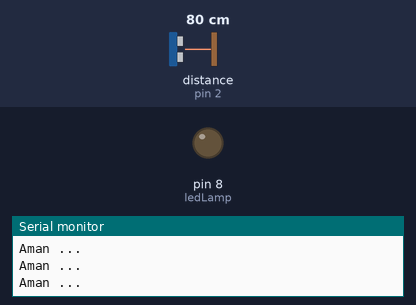
A sketch run on a simulated Arduino Uno, built with avr-gcc and run on an emulated ATmega328P. Shown: output pins drawn as LEDs (lit = HIGH), the last lines printed to the serial monitor. Wiring (inferred from the names in the program): ultrasonic range finder: trigger pin 3; echo pin 2. Dashed ring = blinking. The inputs (shaded band) are chosen by the test bench; at power-on: distance to the obstacle (sensor on pin 2) 80 cm. The echo pulse lasts 58.3 µs per cm; pins used as bus, display or sensor lines are not drawn.

Above: at 1.3 s.
1.4 s: distance to the obstacle (sensor on pin 2) set to 23 cm
2.9 s: distance to the obstacle (sensor on pin 2) set to 19 cm
At 3.4 s:
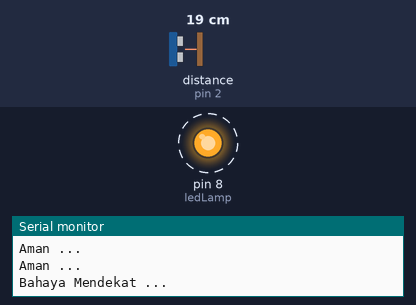
5.9 s: distance to the obstacle (sensor on pin 2) set to 35 cm
At 6.4 s:
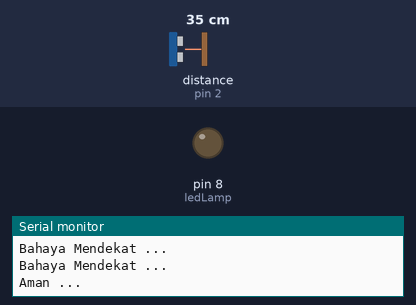
7.4 s: distance to the obstacle (sensor on pin 2) set to 2 cm
At 7.9 s:
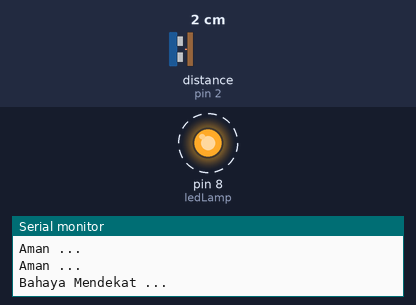
Timing chart, 0 to 11.4 s (numbered marks = the images above; inputs shaded):
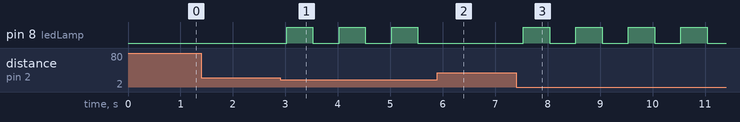

The sketch:

HC-SR04_with_LED.ino
```cpp
#define ledLamp 8
#define trigPin 3
#define echoPin 2

long durasi;
int jarak;

void setup() {
  // put your setup code here, to run once:
  Serial.begin(9600);
  pinMode(trigPin, OUTPUT);
  pinMode(ledLamp, OUTPUT);
  pinMode(echoPin, INPUT);
}

void loop() {
  // put your main code here, to run repeatedly:
  digitalWrite(trigPin, LOW);
  delayMicroseconds(2);
  digitalWrite(trigPin, HIGH);
  delayMicroseconds(10);
  digitalWrite(trigPin, LOW);
  durasi = pulseIn(echoPin, HIGH);
  jarak = durasi * 0.034 / 2;

  // delay(500);
  if (jarak <= 20) {
    Serial.println("Bahaya Mendekat ...");
    digitalWrite(ledLamp, HIGH);
    delay(500);
    digitalWrite(ledLamp, LOW);
    delay(500);
  } else {
    Serial.println("Aman ...");
    delay(500);
  }
}
```

Measured:
- the behaviour switches between 22 and 21 cm on distance to the obstacle (sensor on pin 2) (found by bisection; images 0 and 1)
- after the input at 2.9 s, pin 8 (ledLamp): alternates HIGH for 0.50 s and LOW for 0.50 s, starting after 0.12 s
- after the input at 5.9 s, pin 8 (ledLamp): stays LOW (without the input it goes to HIGH after 0.13 s)
- after the input at 7.4 s, pin 8 (ledLamp): alternates HIGH for 0.50 s and LOW for 0.50 s, starting after 0.14 s
